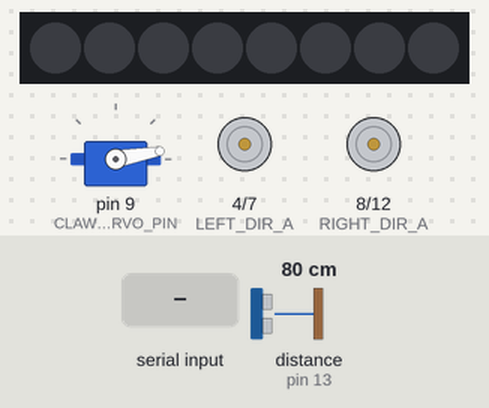
The program below on a simulated Arduino Nano, built with avr-gcc and run on an emulated ATmega328P. Parts: servo, 8 RGB LEDs in strip order, left to right, motor-driver pin pairs drawn as motors (green arrow = first pin HIGH = forward, orange = second pin HIGH = backward, longer = more drive, scaled by the enable pin). Wiring (inferred from the names in the program): ultrasonic range finder: trigger pin 2; echo pin 13. The inputs (shaded band) are chosen by the test bench; at power-on: distance to the obstacle (sensor on pin 13) 80 cm. The echo pulse lasts 58.3 µs per cm; what the program prints to the serial monitor is not drawn.

Above: at 1.2 s.
1.3 s: "SPEED,180,220\n" received over Serial
2.8 s: "FORWARD,1\n" received over Serial
At 3.4 s:
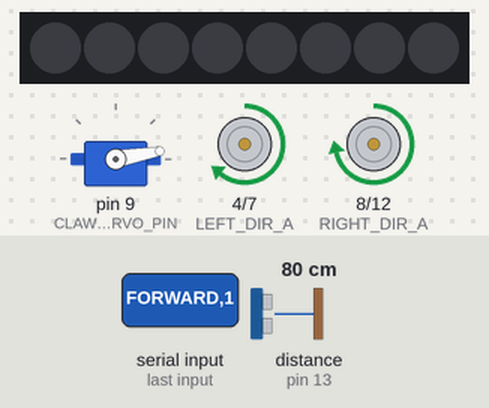
4.3 s: "BACKWARD,1\n" received over Serial
At 4.6 s:
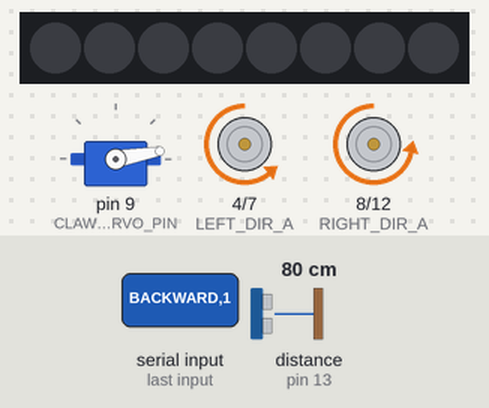
5.8 s: "LEFT\n" received over Serial
At 6.9 s:
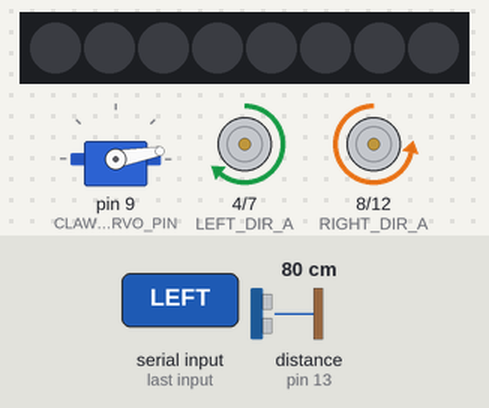
7.3 s: "RIGHT\n" received over Serial
At 8.0 s:
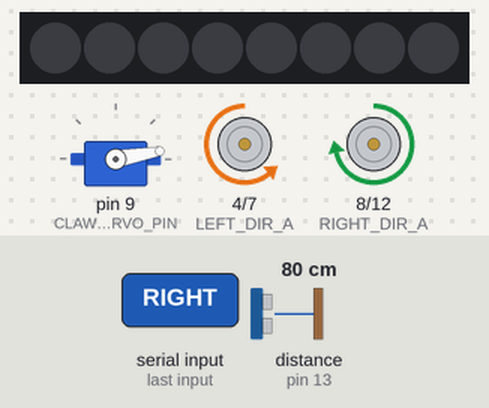
8.8 s: "FORWARD,150\n" received over Serial
At 9.2 s:
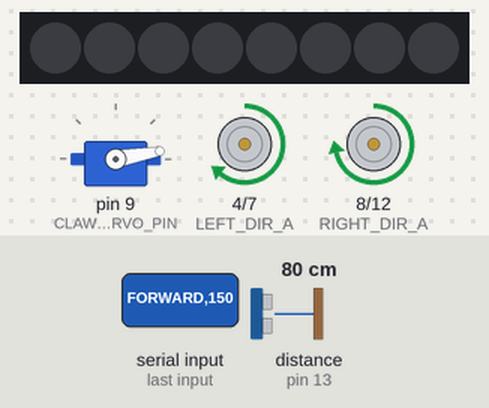
Timing chart, 0 to 11.3 s (numbered marks = the images above; inputs shaded):
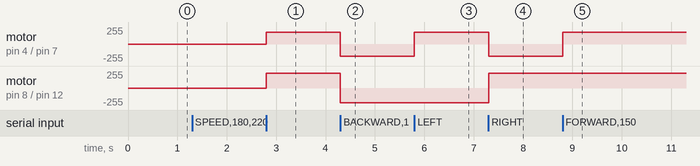

Measured:
- after the input at 2.8 s, motor on pin 4 (LEFT_DIR_A) / pin 7 (LEFT_DIR_B): stopped → forward 180/255 at once; motor on pin 8 (RIGHT_DIR_A) / pin 12 (RIGHT_DIR_B): stopped → forward 220/255 at once
- after the input at 4.3 s, motor on pin 4 (LEFT_DIR_A) / pin 7 (LEFT_DIR_B): forward 180/255 → backward 180/255 at once; motor on pin 8 (RIGHT_DIR_A) / pin 12 (RIGHT_DIR_B): forward 220/255 → backward 220/255 at once
- after the input at 5.8 s, motor on pin 4 (LEFT_DIR_A) / pin 7 (LEFT_DIR_B): backward 180/255 → forward 180/255 at once
- after the input at 7.3 s, motor on pin 4 (LEFT_DIR_A) / pin 7 (LEFT_DIR_B): forward 180/255 → backward 180/255 at once; motor on pin 8 (RIGHT_DIR_A) / pin 12 (RIGHT_DIR_B): backward 220/255 → forward 220/255 at once
- after the input at 8.8 s, motor on pin 4 (LEFT_DIR_A) / pin 7 (LEFT_DIR_B): backward 180/255 → forward 180/255 at once

The program:

main.cpp
```cpp
// Hardware: Arduino Nano (ATmega328P, new bootloader)

#include <Arduino.h>
#include <Servo.h>
#include <Adafruit_NeoPixel.h>

// --- Pin map from Hashim's PCB design ---
// Each side's two motors are jumpered together on the board (both IN pins
// tied to one Nano pin, both ENA/ENB tied to one PWM pin), so each side
// moves as a single unit: one speed pin + two direction pins per side.
#define LEFT_SPEED   3   // PWM — ENA+ENB of L298N #1 (jumpered)
#define RIGHT_SPEED  5   // PWM — ENA+ENB of L298N #2 (jumpered)
#define LEFT_DIR_A   4   // IN1+IN3 of L298N #1 (jumpered)
#define LEFT_DIR_B   7   // IN2+IN4 of L298N #1 (jumpered)
#define RIGHT_DIR_A  8   // IN1+IN3 of L298N #2 (jumpered)
#define RIGHT_DIR_B  12  // IN2+IN4 of L298N #2 (jumpered)

#define CLAW_SERVO_PIN 9  // Servo 1 (claw)

// Angles found by testing in servo_test — not 0/180, these are this specific
// claw's actual open/closed positions.
#define CLAW_OPEN_ANGLE  10
#define CLAW_CLOSE_ANGLE 60

#define ULTRASONIC_TRIG_PIN 2
#define ULTRASONIC_ECHO_PIN 13

#define LED_STRIP_PIN 11  // NeoPixel/WS2812B data line
#define LED_COUNT 8       // number of LEDs on the strip — adjust to match the actual strip

Servo claw;
Adafruit_NeoPixel strip(LED_COUNT, LED_STRIP_PIN, NEO_GRB + NEO_KHZ800);

// Reported back to the RPi over serial whenever it changes — the RPi never
// assumes a mode switch took effect just because it asked, it waits for this.
String currentMode = "MANUAL";

// MODE + DISTANCE are both reported on this cadence, not just on change —
// periodic beats event-only here, so a single dropped/garbled serial line
// self-heals on the next tick instead of leaving the RPi stuck on stale
// data. 100ms also respects the HC-SR04's own limit: pinging it faster than
// ~60ms apart lets the previous echo bleed into the next reading.
const unsigned long REPORT_INTERVAL_MS = 100;
unsigned long lastReportTime = 0;

// pulseIn() blocks until the echo returns or this timeout expires — kept
// tight (~1m round trip) so a sensor with nothing in range can't stall
// command responsiveness for long. Anything past ~1m doesn't matter for
// "close enough to grab" anyway.
const unsigned long ULTRASONIC_ECHO_TIMEOUT_US = 6000;

// Not wired up yet, reserved here so the pin map matches Hashim's PCB doc:
// D10 (PWM) - Servo 2 (spare)
// D6  (PWM) - Buzzer      -- shares Timer2 with LEFT_SPEED (D3). If the
//                            buzzer is ever driven with tone(), it can
//                            transiently disrupt left-side motor PWM while
//                            a tone is playing. Avoid tone() while driving,
//                            or drive the buzzer with plain digitalWrite().
// A4/A5     - I2C SDA/SCL (MPU6050)
// A6/A7     - Battery sense (Cell 1 / full pack, via divider)

// Returns distance in cm, or -1 if nothing echoed back within the timeout
// (out of range / no obstacle).
long readDistanceCm() {
  digitalWrite(ULTRASONIC_TRIG_PIN, LOW);
  delayMicroseconds(2);
  digitalWrite(ULTRASONIC_TRIG_PIN, HIGH);
  delayMicroseconds(10);
  digitalWrite(ULTRASONIC_TRIG_PIN, LOW);

  long duration = pulseIn(ULTRASONIC_ECHO_PIN, HIGH, ULTRASONIC_ECHO_TIMEOUT_US);
  if (duration == 0) return -1;
  return duration / 58;  // standard HC-SR04 conversion (speed of sound, round trip)
}

void forward() {
  digitalWrite(LEFT_DIR_A, HIGH);  digitalWrite(LEFT_DIR_B, LOW);
  digitalWrite(RIGHT_DIR_A, HIGH); digitalWrite(RIGHT_DIR_B, LOW);
}

void backward() {
  digitalWrite(LEFT_DIR_A, LOW);  digitalWrite(LEFT_DIR_B, HIGH);
  digitalWrite(RIGHT_DIR_A, LOW); digitalWrite(RIGHT_DIR_B, HIGH);
}

void stopMotors() {
  digitalWrite(LEFT_DIR_A, LOW);  digitalWrite(LEFT_DIR_B, LOW);
  digitalWrite(RIGHT_DIR_A, LOW); digitalWrite(RIGHT_DIR_B, LOW);
}

// Assumes left = Nano's "left" pins above, right = Nano's "right" pins above.
// If the robot turns the wrong way on first test, swap which side reverses.
void turnRight() {
  digitalWrite(LEFT_DIR_A, LOW);   digitalWrite(LEFT_DIR_B, HIGH);
  digitalWrite(RIGHT_DIR_A, HIGH); digitalWrite(RIGHT_DIR_B, LOW);
}

void turnLeft() {
  digitalWrite(LEFT_DIR_A, HIGH); digitalWrite(LEFT_DIR_B, LOW);
  digitalWrite(RIGHT_DIR_A, LOW); digitalWrite(RIGHT_DIR_B, HIGH);
}

// Speed lives entirely on the two speed pins as a PWM duty cycle (0-255),
// separate from the direction pins above — so changing speed never needs
// to know or touch the current direction, and vice versa.
// Left and right are independent on purpose: manual mode always sends equal
// values (a plain speed setting), but automatic tracking will steer while
// moving FORWARD by biasing one side faster than the other, line-follower
// style, instead of pivoting with LEFT/RIGHT.
void setSpeed(int leftSpeed, int rightSpeed) {
  analogWrite(LEFT_SPEED, leftSpeed);
  analogWrite(RIGHT_SPEED, rightSpeed);
}

// Whole strip shows one solid color at a time — matches "what color is the
// camera currently tracking", not a per-pixel effect. Unrecognized names
// (including "NONE", sent when nothing's detected) fall through to off.
void setStripColor(String colorName) {
  uint32_t color;
  if (colorName == "YELLOW") {
    color = strip.Color(255, 255, 0);
  } else if (colorName == "GREEN") {
    color = strip.Color(0, 255, 0);
  } else if (colorName == "BLUE") {
    color = strip.Color(0, 0, 255);
  } else {
    color = strip.Color(0, 0, 0);
  }

  for (int i = 0; i < LED_COUNT; i++) {
    strip.setPixelColor(i, color);
  }
  strip.show();
}

void setup() {
  Serial.begin(115200);

  pinMode(LEFT_DIR_A, OUTPUT);  pinMode(LEFT_DIR_B, OUTPUT);
  pinMode(RIGHT_DIR_A, OUTPUT); pinMode(RIGHT_DIR_B, OUTPUT);
  pinMode(LEFT_SPEED, OUTPUT);  pinMode(RIGHT_SPEED, OUTPUT);
  pinMode(ULTRASONIC_TRIG_PIN, OUTPUT);
  pinMode(ULTRASONIC_ECHO_PIN, INPUT);

  claw.attach(CLAW_SERVO_PIN);
  claw.write(CLAW_OPEN_ANGLE); // NEVER FORGET OR ELSE SERVO WILL BREAK

  strip.begin();
  strip.show();  // off until the first LED,<color> command arrives

  setSpeed(255, 255);  // full speed by default, until a SPEED command says otherwise
  stopMotors();
  Serial.println("Setup complete. Starting motor test...");
}

void loop() {
  if (Serial.available()) {
    String line = Serial.readStringUntil('\n');
    line.trim();
    if (line.length() == 0) return;

    // Every command is a plain word, except SPEED (two values, "SPEED,180,220")
    // and CLAW (one value, "CLAW,OPEN") — split off the part after the comma.
    int commaIndex = line.indexOf(',');
    String keyword = (commaIndex == -1) ? line : line.substring(0, commaIndex);

    if (keyword == "FORWARD") {
      forward();
    } else if (keyword == "BACKWARD") {
      backward();
    } else if (keyword == "LEFT") {
      turnLeft();
    } else if (keyword == "RIGHT") {
      turnRight();
    } else if (keyword == "STOP") {
      stopMotors();
    } else if (keyword == "SPEED") {
      // "SPEED,<left>,<right>" — split the remainder on its own comma.
      String args = line.substring(commaIndex + 1);
      int secondComma = args.indexOf(',');
      int leftSpeed = args.substring(0, secondComma).toInt();
      int rightSpeed = args.substring(secondComma + 1).toInt();
      setSpeed(leftSpeed, rightSpeed);
    } else if (keyword == "CLAW") {
      String argument = line.substring(commaIndex + 1);
      if (argument == "OPEN") {
        claw.write(CLAW_OPEN_ANGLE);
      } else if (argument == "CLOSE") {
        claw.write(CLAW_CLOSE_ANGLE);
      }
    } else if (keyword == "LED") {
      String colorName = line.substring(commaIndex + 1);
      setStripColor(colorName);
    } else if (keyword == "MODE") {
      // Just a request — accept it and echo back so the RPi knows it
      // actually took effect. The ultrasonic-triggered auto-revert (once
      // the sensor's wired in) will echo this same way, unprompted.
      String argument = line.substring(commaIndex + 1);
      if (argument == "AUTO" || argument == "MANUAL") {
        currentMode = argument;
        if (currentMode == "MANUAL") {
          // Halt immediately on entering manual, regardless of what was
          // driving before — this is the emergency-override path, it can't
          // wait on a STOP command surviving a round trip back through ROS.
          stopMotors();
        }
        Serial.println("MODE," + currentMode);
      }
    } else {
      Serial.println("Unknown command: " + line);
      stopMotors();
    }
  }

  unsigned long now = millis();
  if (now - lastReportTime >= REPORT_INTERVAL_MS) {
    lastReportTime = now;
    long distanceCm = readDistanceCm();

    // Final authority: grab and revert the instant the target's close
    // enough, regardless of whatever commands are still arriving from the
    // RPi — this is the safety backstop the automatic-tracking design
    // depends on. distanceCm == -1 means no echo (out of range), not close.
    if (currentMode == "AUTO" && distanceCm > 0 && distanceCm < 10) {
      claw.write(CLAW_CLOSE_ANGLE);
      stopMotors();
      currentMode = "MANUAL";
    }

    Serial.println("MODE," + currentMode);
    Serial.println("DISTANCE," + String(distanceCm));
  }
}
```
